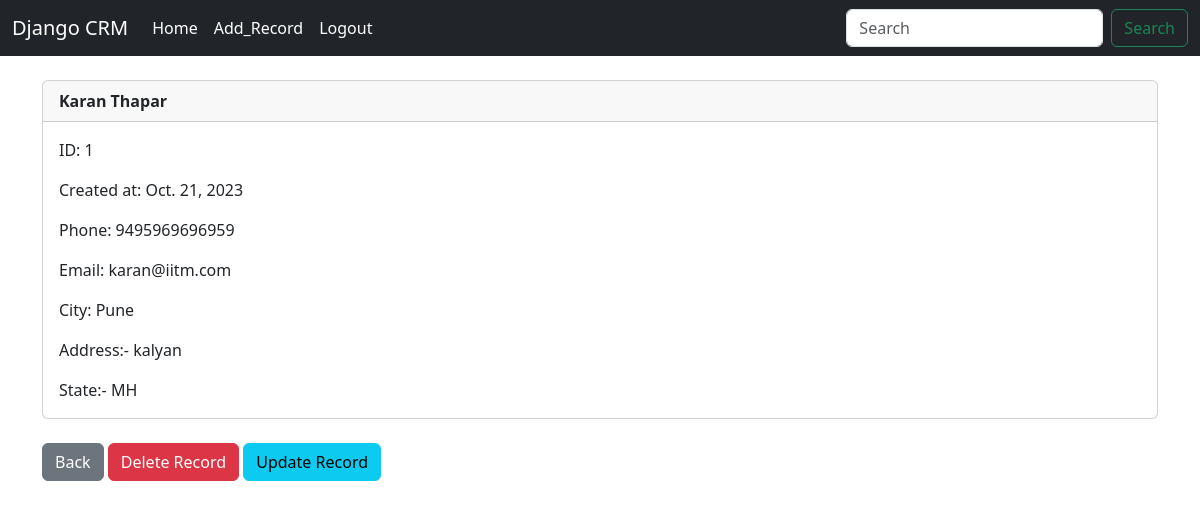
The page /record/1 (signed in) on the database its author committed.
### website/models.py (models this page shows, shortened)
class Record(models.Model):
    created_at = models.DateField(auto_now_add=True)
    first_name = models.CharField(max_length=50)
    last_name = models.CharField(max_length=50)
    email = models.EmailField(max_length=254)
    phone = models.CharField(max_length=15)
    address = models.CharField(max_length=100)
    city = models.CharField(max_length=100)
    state = models.CharField(max_length=100)
    zipcode = models.CharField(max_length=100)

### website/views.py (the view)
# urls.py: path('record/<int:pk>', views.customer_record, name='record'),
def customer_record(request,pk):
    if request.user.is_authenticated:
        customer_record = Record.objects.get(id = pk)
        return render(request,'record.html',{'customer_record':customer_record})
    else:
        messages.success(request,"You must be Logged in first")
        return redirect('home')

### website/templates/record.html
{% extends 'base.html' %}
{% block content %}
<div class="card">
    <div class="card-header tb"><strong>
        {{customer_record.first_name}}  {{customer_record.last_name}}</strong>
    </div>
    <div class="card-body">
      <p class="card-text">ID: {{customer_record.id}}</p>
      <p class="card-text">Created at: {{customer_record.created_at}}</p>
      <p class="card-text">Phone: {{customer_record.phone}}</p>
      <p class="card-text">Email:  {{customer_record.email}}</p>
      <p class="card-text">City:  {{customer_record.city}}</p>
      <p class="card-text">Address:- {{customer_record.address}}</p>
      <p class="card-text">State:- {{customer_record.state}}</p>
    </div>
  </div>
  <br>
  <a href="{% url 'home' %}" class="btn btn-secondary">Back</a>
  <a href="{% url 'delete_record' customer_record.id %}" class="btn btn-danger">Delete Record</a>
  <a href="{% url 'update_record' customer_record.id %}" class="btn btn-info">Update Record</a>
{% endblock%}

### rows shown on the page
Record: first_name "Karan", last_name "Thapar", id "1", created_at "Oct. 21, 2023", phone "9495969696959", email "karan@iitm.com", city "Pune", address "kalyan", state "MH"
